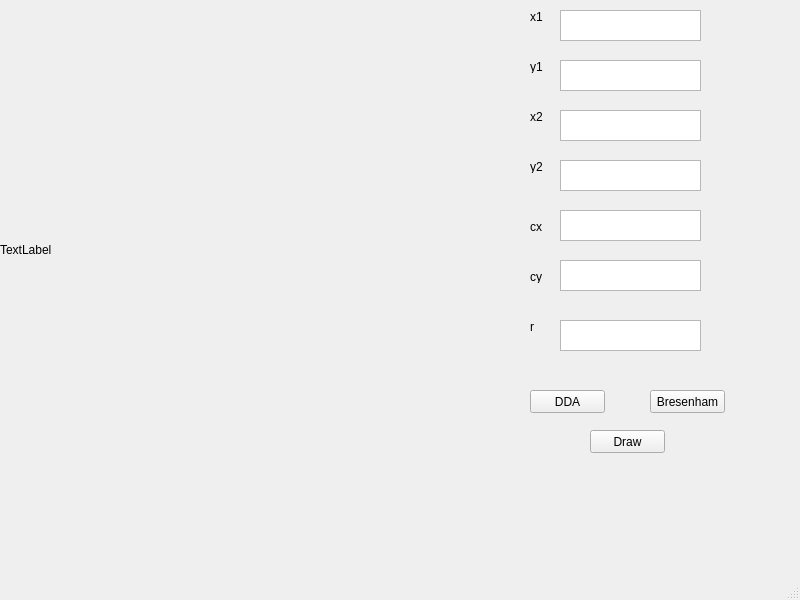
<?xml version="1.0" encoding="UTF-8"?>
<ui version="4.0">
 <class>MainWindow</class>
 <widget class="QMainWindow" name="MainWindow">
  <property name="geometry">
   <rect>
    <x>0</x>
    <y>0</y>
    <width>800</width>
    <height>600</height>
   </rect>
  </property>
  <property name="windowTitle">
   <string>MainWindow</string>
  </property>
  <widget class="QWidget" name="centralwidget">
   <widget class="QLabel" name="label">
    <property name="geometry">
     <rect>
      <x>0</x>
      <y>0</y>
      <width>500</width>
      <height>500</height>
     </rect>
    </property>
    <property name="text">
     <string>TextLabel</string>
    </property>
   </widget>
   <widget class="QLabel" name="label_2">
    <property name="geometry">
     <rect>
      <x>530</x>
      <y>10</y>
      <width>47</width>
      <height>13</height>
     </rect>
    </property>
    <property name="text">
     <string>x1</string>
    </property>
   </widget>
   <widget class="QLabel" name="label_3">
    <property name="geometry">
     <rect>
      <x>530</x>
      <y>60</y>
      <width>47</width>
      <height>13</height>
     </rect>
    </property>
    <property name="text">
     <string>y1</string>
    </property>
   </widget>
   <widget class="QLabel" name="label_4">
    <property name="geometry">
     <rect>
      <x>530</x>
      <y>110</y>
      <width>47</width>
      <height>13</height>
     </rect>
    </property>
    <property name="text">
     <string>x2</string>
    </property>
   </widget>
   <widget class="QLabel" name="label_5">
    <property name="geometry">
     <rect>
      <x>530</x>
      <y>160</y>
      <width>47</width>
      <height>13</height>
     </rect>
    </property>
    <property name="text">
     <string>y2</string>
    </property>
   </widget>
   <widget class="QLabel" name="label_6">
    <property name="geometry">
     <rect>
      <x>530</x>
      <y>220</y>
      <width>47</width>
      <height>13</height>
     </rect>
    </property>
    <property name="text">
     <string>cx</string>
    </property>
   </widget>
   <widget class="QLabel" name="label_7">
    <property name="geometry">
     <rect>
      <x>530</x>
      <y>270</y>
      <width>47</width>
      <height>13</height>
     </rect>
    </property>
    <property name="text">
     <string>cy</string>
    </property>
   </widget>
   <widget class="QLabel" name="label_8">
    <property name="geometry">
     <rect>
      <x>530</x>
      <y>320</y>
      <width>47</width>
      <height>13</height>
     </rect>
    </property>
    <property name="text">
     <string>r</string>
    </property>
   </widget>
   <widget class="QTextEdit" name="textEdit">
    <property name="geometry">
     <rect>
      <x>560</x>
      <y>10</y>
      <width>141</width>
      <height>31</height>
     </rect>
    </property>
   </widget>
   <widget class="QTextEdit" name="textEdit_2">
    <property name="geometry">
     <rect>
      <x>560</x>
      <y>60</y>
      <width>141</width>
      <height>31</height>
     </rect>
    </property>
   </widget>
   <widget class="QTextEdit" name="textEdit_3">
    <property name="geometry">
     <rect>
      <x>560</x>
      <y>110</y>
      <width>141</width>
      <height>31</height>
     </rect>
    </property>
   </widget>
   <widget class="QTextEdit" name="textEdit_4">
    <property name="geometry">
     <rect>
      <x>560</x>
      <y>160</y>
      <width>141</width>
      <height>31</height>
     </rect>
    </property>
   </widget>
   <widget class="QTextEdit" name="textEdit_5">
    <property name="geometry">
     <rect>
      <x>560</x>
      <y>210</y>
      <width>141</width>
      <height>31</height>
     </rect>
    </property>
   </widget>
   <widget class="QTextEdit" name="textEdit_6">
    <property name="geometry">
     <rect>
      <x>560</x>
      <y>260</y>
      <width>141</width>
      <height>31</height>
     </rect>
    </property>
   </widget>
   <widget class="QTextEdit" name="textEdit_7">
    <property name="geometry">
     <rect>
      <x>560</x>
      <y>320</y>
      <width>141</width>
      <height>31</height>
     </rect>
    </property>
   </widget>
   <widget class="QPushButton" name="pushButton">
    <property name="geometry">
     <rect>
      <x>530</x>
      <y>390</y>
      <width>75</width>
      <height>23</height>
     </rect>
    </property>
    <property name="text">
     <string>DDA</string>
    </property>
   </widget>
   <widget class="QPushButton" name="pushButton_2">
    <property name="geometry">
     <rect>
      <x>650</x>
      <y>390</y>
      <width>75</width>
      <height>23</height>
     </rect>
    </property>
    <property name="text">
     <string>Bresenham</string>
    </property>
   </widget>
   <widget class="QPushButton" name="pushButton_3">
    <property name="geometry">
     <rect>
      <x>590</x>
      <y>430</y>
      <width>75</width>
      <height>23</height>
     </rect>
    </property>
    <property name="text">
     <string>Draw</string>
    </property>
   </widget>
  </widget>
  <widget class="QMenuBar" name="menubar">
   <property name="geometry">
    <rect>
     <x>0</x>
     <y>0</y>
     <width>800</width>
     <height>21</height>
    </rect>
   </property>
  </widget>
  <widget class="QStatusBar" name="statusbar"/>
 </widget>
 <resources/>
 <connections/>
</ui>
